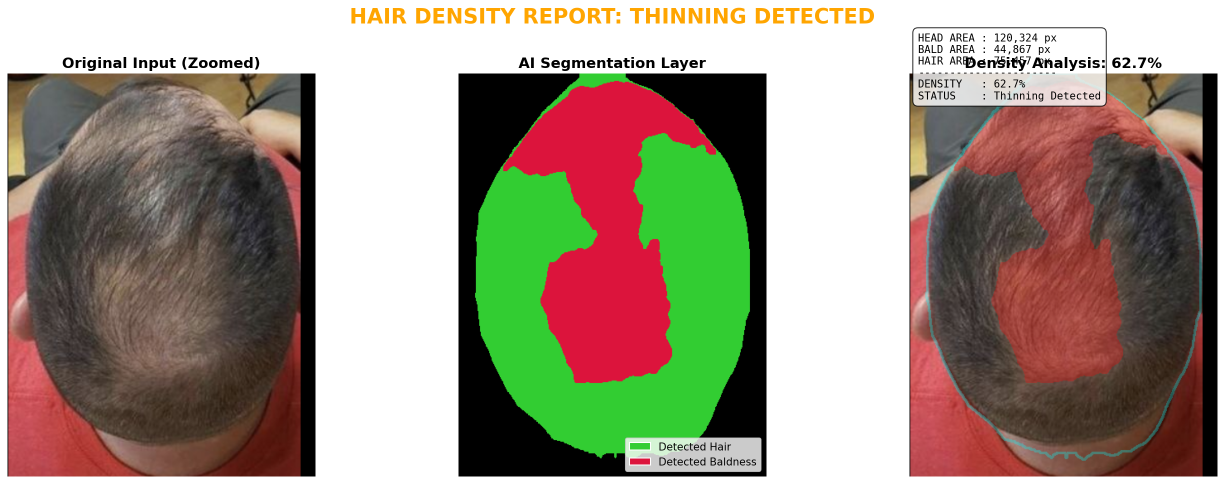
#> input picture Segmentation/V2 (with backgroung)/hair_analysis_report.png, 2448 x 968 px (shown at 1/2 size); its folder holds only this picture in this run
$ python -i fixer.py   (imports and definitions only)
#> lines starting #> are read from the running program, lines starting #| are printed output that depends on the picture; after the words box and inside, x2 and y2 are one past the last pixel; in counts of white or black regions, pixels touching at a corner belong together
import cv2
import numpy as np
import os
from tqdm import tqdm

# ================= CONFIGURATION =================
IMAGES_DIR = '../dataset/3- resized/'
MASKS_OUTPUT_DIR = './masks/'

# [1 line not run here, left out]

def create_otsu_mask(image_path):
    img = cv2.imread(image_path)
#> img is the input picture: shape (968, 2448, 3); mean B, G, R 128.7, 144, 155.3
    if img is None: return None

    h, w = img.shape[:2]
#> h = 968; w = 2448

    # 1. Focus on the Center (Create a circular Region of Interest)
    # This ignores the background corners immediately
    roi_circle = np.zeros((h, w), dtype=np.uint8)
    cv2.circle(roi_circle, (w//2, h//2), int(min(h, w) * 0.45), 255, -1)
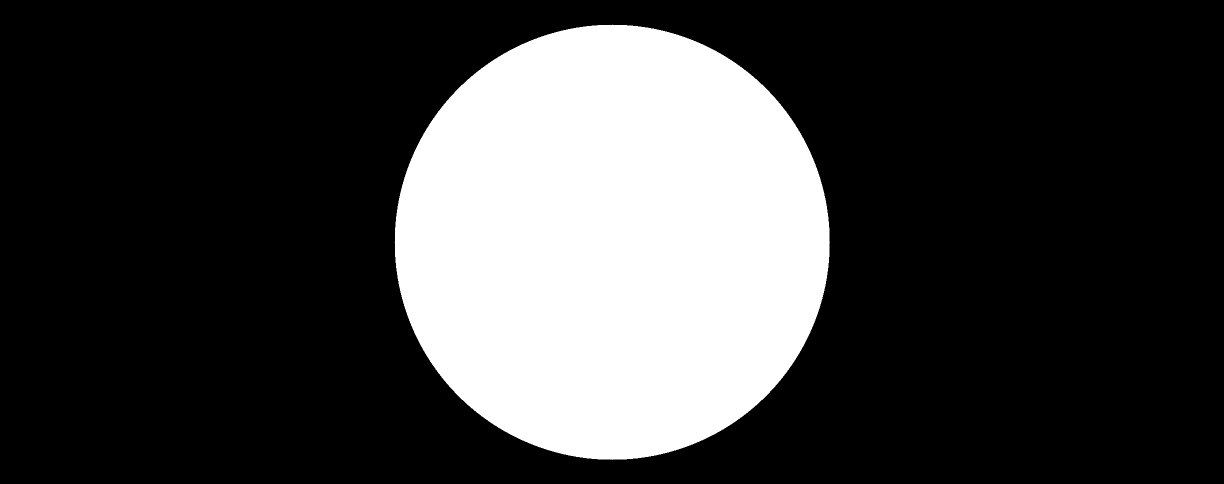
#> roi_circle: shape (968, 2448) (shown at 1/2 size); 25.1% white; 1 white region, box (x1, y1, x2, y2) and area: (789, 49, 1660, 920) 594457

    # 2. Convert to Grayscale for Brightness Analysis
    gray = cv2.cvtColor(img, cv2.COLOR_BGR2GRAY)
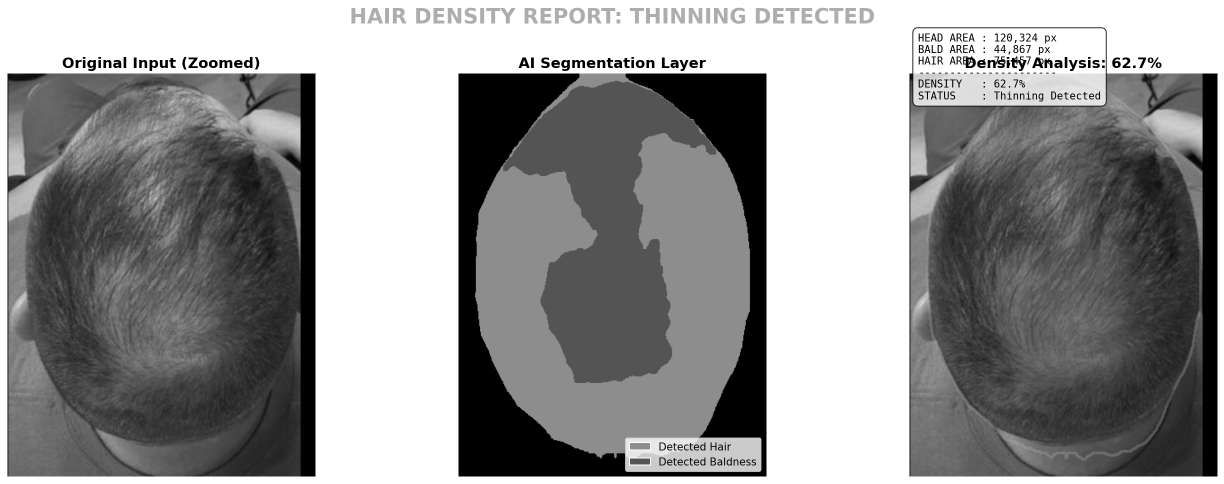
#> gray: shape (968, 2448) (shown at 1/2 size); min 0, max 255, mean 145.6

    # Apply the ROI to the grayscale image (Make background black)
    gray_roi = cv2.bitwise_and(gray, gray, mask=roi_circle)
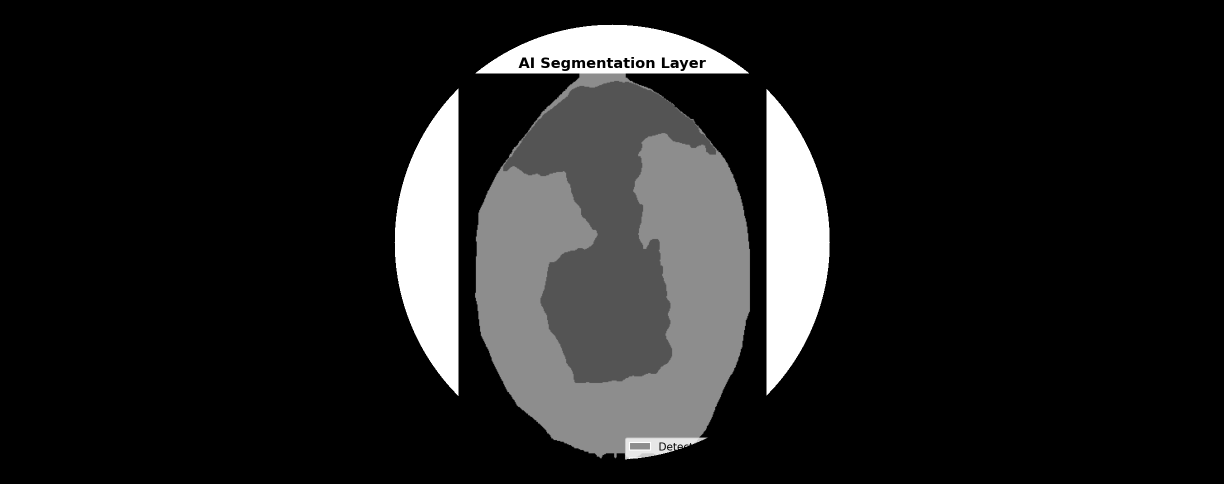
#> gray_roi: shape (968, 2448) (shown at 1/2 size); min 0, max 255, mean 31.9

    # 3. Blur slightly to remove single hairs (noise)
    blurred = cv2.GaussianBlur(gray_roi, (5, 5), 0)

    # 4. OTSU'S THRESHOLDING (The Magic Step)
    # This automatically finds the best brightness cutoff to separate
    # the "Light Scalp" from the "Dark Hair/Background"
    _, bright_mask = cv2.threshold(blurred, 0, 255, cv2.THRESH_BINARY + cv2.THRESH_OTSU)
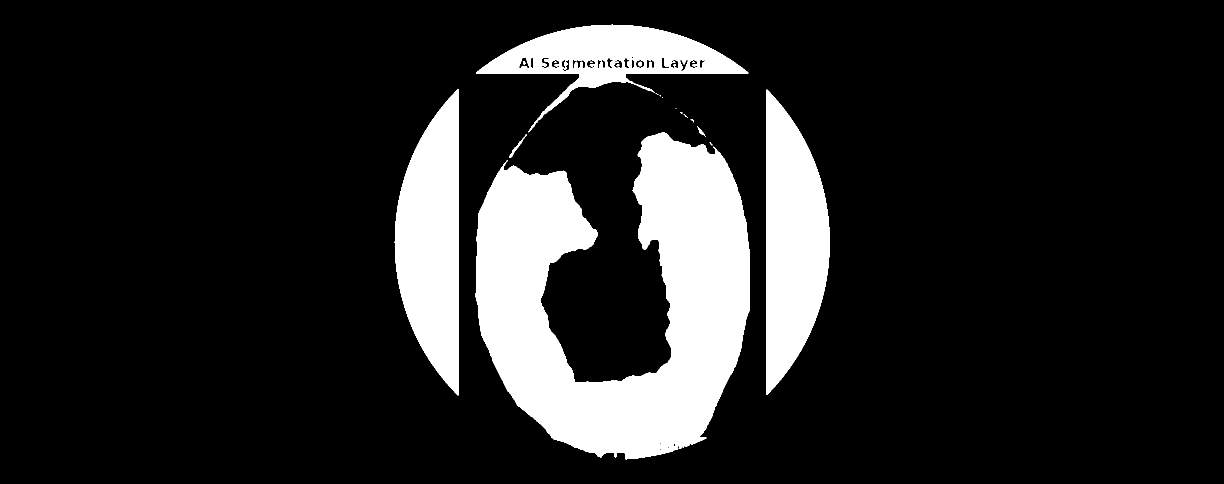
#> bright_mask: shape (968, 2448) (shown at 1/2 size); 14.7% white; 23 white regions (14 under 20 px), largest, box (x1, y1, x2, y2) and area: (951, 265, 1499, 919) 203875, (789, 178, 917, 791) 54212, (1533, 179, 1660, 790) 53597

    # 5. SKIN COLOR FILTER (Secondary Check)
    # We also verify that the bright area is actually skin-colored
    # (Prevents selecting white shirts or bright lights)
    hsv = cv2.cvtColor(img, cv2.COLOR_BGR2HSV)
#> hsv: shape (968, 2448, 3); mean H, S, V 25.8, 65.5, 168.9
    # Generous skin range
    lower_skin = np.array([0, 10, 50], dtype=np.uint8)
    upper_skin = np.array([50, 255, 255], dtype=np.uint8)
    color_mask = cv2.inRange(hsv, lower_skin, upper_skin)
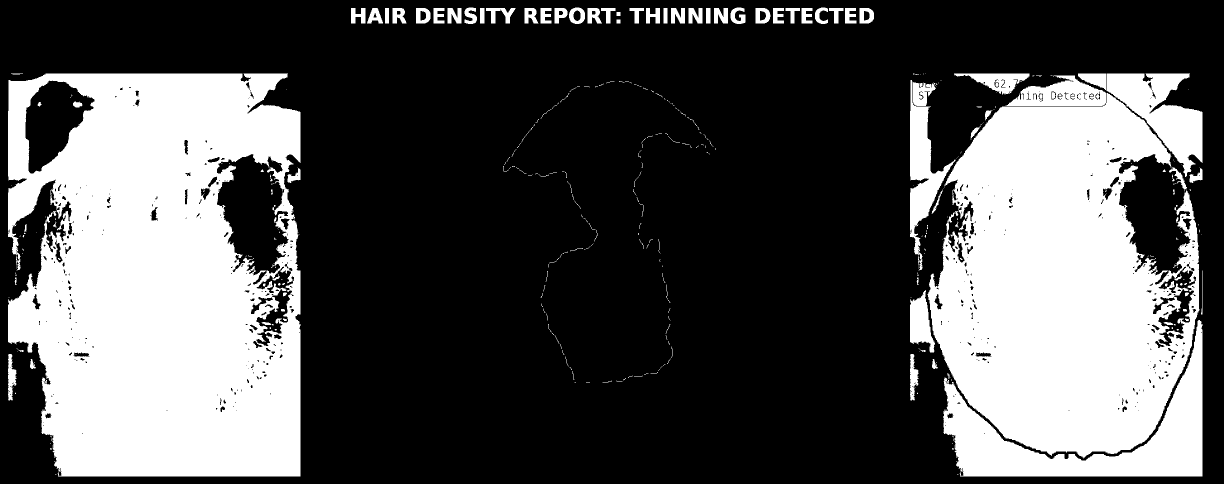
#> color_mask: shape (968, 2448) (shown at 1/2 size); 32.5% white; 459 white regions (361 under 20 px), largest, box (x1, y1, x2, y2) and area: (16, 147, 601, 953) 381248, (1855, 151, 2399, 917) 280089, (1886, 640, 2405, 953) 46546

    # 6. COMBINE: Must be Bright AND Skin-Colored
    final_mask = cv2.bitwise_and(bright_mask, color_mask)
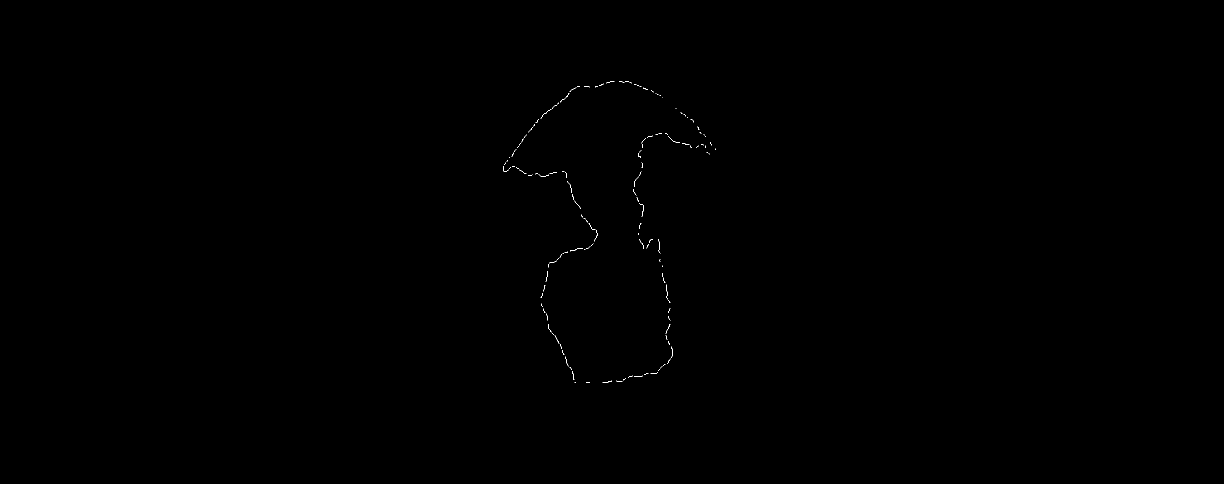
#> final_mask: shape (968, 2448) (shown at 1/2 size); 0.06% white in thin lines or dots, all inside (x1, y1, x2, y2) = (1006, 162, 1432, 766)

    # 7. Clean up (Morphology)
    # Close small holes, remove small dots
    kernel = np.ones((5,5), np.uint8)
    final_mask = cv2.morphologyEx(final_mask, cv2.MORPH_OPEN, kernel, iterations=1)
#> final_mask: shape (968, 2448); every value is 0
    final_mask = cv2.morphologyEx(final_mask, cv2.MORPH_CLOSE, kernel, iterations=2)

    # 8. Keep only the largest blob (The Bald Spot)
    num_labels, labels, stats, _ = cv2.connectedComponentsWithStats(final_mask, connectivity=8)
#> labels: shape (968, 2448) int32; every value is 0
#> num_labels = 1; stats = [[0, 0, 2448, 968, 2369664]]

    cleaned_mask = np.zeros_like(final_mask)
    if num_labels > 1:
        # Find the largest area that isn't the background
        largest_label = 1 + np.argmax(stats[1:, cv2.CC_STAT_AREA])
        cleaned_mask[labels == largest_label] = 255

    return cleaned_mask

def main():
    print("🚀 Running Adaptive Otsu Mask Generation...")
    files = [f for f in os.listdir(IMAGES_DIR) if f.lower().endswith(('.jpg', '.jpeg', '.png'))]

    for filename in tqdm(files):
        img_path = os.path.join(IMAGES_DIR, filename)
        mask = create_otsu_mask(img_path)

        if mask is not None:
            save_name = os.path.splitext(filename)[0] + ".png"
            cv2.imwrite(os.path.join(MASKS_OUTPUT_DIR, save_name), mask)

# [2 lines not run here, left out]

>>> result = create_otsu_mask('../V2 (with backgroung)/hair_analysis_report.png')
